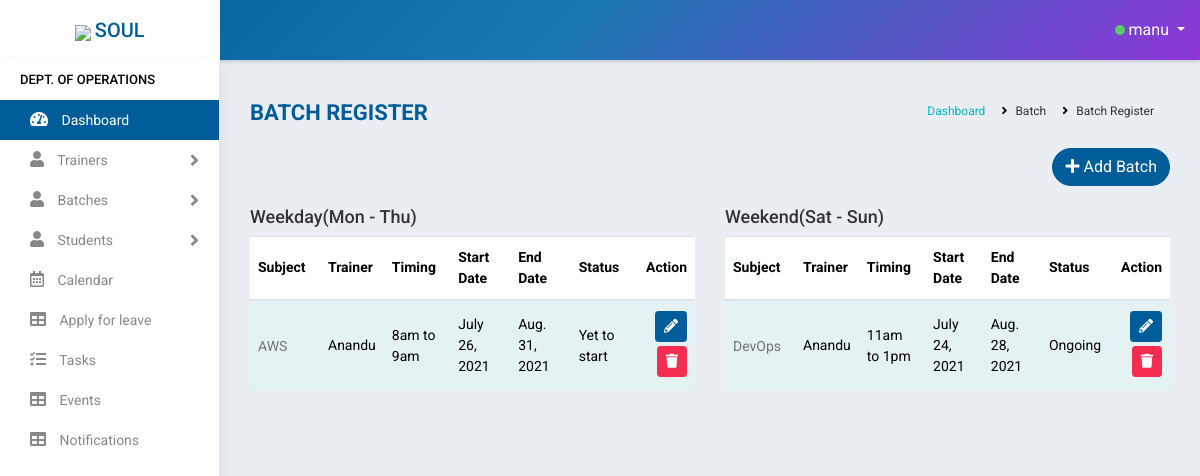
The page /batch_register/ (signed in) on the database its author committed.
### accounts/models.py (models this page shows, shortened)
class Batch(models.Model):
    mod_value= [
    ('1', 'Weekday'),
    ('2', 'Weekend')
    ]
    status_value= [
        ('Yet to start', 'Yet to start'),
        ('Ongoing', 'Ongoing'),
        ('Completed', 'Completed'),
    ]
    subject = models.ForeignKey(Courses,on_delete=models.CASCADE,null=True)
    trainer = models.ForeignKey(Staff,on_delete=models.CASCADE,null=True,limit_choices_to={'stype':"3"})
    timing = models.CharField(max_length=100, null=True)
    start_date = models.DateField(null=True)
    end_date = models.DateField(null=True)
    mode = models.CharField(max_length=100,choices=mod_value,default=1)
    status = models.CharField(max_length=100,choices=status_value)

class Courses(models.Model):
    name = models.CharField(max_length=300,null=True)
    fee = models.CharField(max_length=6)
    def __str__(self):
        return self.name

class Staff(models.Model):
    value= [
    ('1', 'Operations'),
    ('2', 'Sales'),
    ('3', 'Trainer'),
    ('4', 'Admin'),
]
    user = models.OneToOneField(User,on_delete=models.CASCADE,null=True)
    name = models.CharField(max_length=100,null=True)
    mobile = models.CharField(max_length=10,null=True)
    city = models.CharField(max_length=100,null=True)
    stype = models.CharField(max_length=100,null=True,choices=value)
    def __str__(self):
        return self.name

### accounts/views.py (the view)
# urls.py: path('batch_register/', AllBatchView.as_view(),name='batch_register'),
class AllBatchView(View):
    def get(self, request):
        user=request.user
        if user.is_authenticated:
            s= Staff.objects.get(user=user)
            if s.stype == "1":
                b=Batch.objects.filter(mode="1")
                c=Batch.objects.filter(mode="2")
                return render(request,'accounts/all_batches.html',{'b':b,'c':c})
            else:
                return redirect('home')
        else:
            return redirect('logout')

### accounts/templates/accounts/all_batches.html (shortened to what this page needs)
{% extends 'accounts/main.html' %}
    {% block content %}
<div class="main-wrapper">
    {% include 'accounts/navbar.html' %}
    {% include 'accounts/sidebar_operations.html' %}
    <div class="page-wrapper">
        <div class="content container-fluid">
            <div class="page-header">
                <div class="row">
                    <div class="col-lg-7 col-md-12 col-sm-12 col-12">
                        <h5 class="text-uppercase">Batch Register</h5>
                    </div>
                    <div class="col-lg-5 col-md-12 col-sm-12 col-12">
                        <ul class="list-inline breadcrumb float-right">
                        <li class="list-inline-item"><a href="{% url 'operations_dashboard' %}">Dashboard</a></li>
                        <li class="list-inline-item">Batch</li>
                        <li class="list-inline-item">Batch Register</li>
                        </ul>
                    </div>
                </div>
            </div>
            <div class="row">
                <div class="col-sm-4 col-3"></div>
                <div class="col-sm-8 col-9 text-right m-b-20">
                    <a href="{% url 'batch_creation_form' %}" class="btn btn-primary float-right btn-rounded"><i class="fas fa-plus"></i> Add Batch</a>
                </div>
            </div>
                <div class="row">
                    <div class="col-12 col-md-6">
                        <div class="table-responsive">
                            <h4>Weekday(Mon - Thu)</h4>
                        <table class="table table-striped custom-table datatable">
                            <thead>
                                <tr>
                                    <th style="min-width:70px;">Subject</th>
                                    <th style="min-width:50px;">Trainer</th>
                                    <th style="min-width:50px;">Timing</th>
                                    <th style="min-width:50px;">Start Date</th>
                                    <th style="min-width:50px;">End Date</th>
                                    <th style="min-width:50px;">Status</th>
                                    <th class="text-right">Action</th>
                                </tr>
                            </thead>
                            <tbody>
                                {% for i in b %}
                                <tr>
                                    <td><h2><a href="">{{i.subject}}</a></h2></td>
                                    <td>{{i.trainer}}</td>
                                    <td>{{i.timing}}</td>
                                    <td>{{i.start_date}}</td>
                                    <td>{{i.end_date}}</td>
                                    <td>{{i.status}}</td>
                                    <td class="text-right">
                                    <a href="{%url 'batch_edit' i.id %}" class="btn btn-primary btn-sm mb-1">
                                    <i class="fas fa-pencil-alt" aria-hidden="true"></i>
                                    </a>
                                    <button type="submit" data-toggle="modal" data-target="#delete_employee" class="btn btn-danger btn-sm mb-1">
                                    <i class="fas fa-trash" aria-hidden="true"></i>
                                    </button>
                                    </td>
                                </tr>
                                {%  endfor %}
                            </tbody>
                        </table>
                        </div>
                    </div>
                    <div class="col-12 col-md-6">
                        <div class="table-responsive">
                            <h4>Weekend(Sat - Sun)</h4>
                        <table class="table table-striped custom-table datatable">
                            <thead>
                                <tr>
                                    <th style="min-width:70px;">Subject</th>
                                    <th style="min-width:50px;">Trainer</th>
                                    <th style="min-width:50px;">Timing</th>
                                    <th style="min-width:50px;">Start Date</th>
                                    <th style="min-width:50px;">End Date</th>
                                    <th style="min-width:50px;">Status</th>
                                    <th class="text-right">Action</th>
                                </tr>
                            </thead>
                            <tbody>
                                {% for i in c %}
                                <tr>
                                    <td><h2><a href="">{{i.subject}}</a></h2></td>
                                    <td>{{i.trainer}}</td>
                                    <td>{{i.timing}}</td>
                                    <td>{{i.start_date}}</td>
                                    <td>{{i.end_date}}</td>
                                    <td>{{i.status}}</td>
                                    <td class="text-right">
                                    <a href="{%url 'batch_edit' i.id %}" class="btn btn-primary btn-sm mb-1">
                                    <i class="fas fa-pencil-alt" aria-hidden="true"></i>
                                    </a>
                                    <button type="submit" data-toggle="modal" data-target="#delete_employee" class="btn btn-danger btn-sm mb-1">
                                    <i class="fas fa-trash" aria-hidden="true"></i>
                                    </button>
                                    </td>
                                </tr>
                                {%  endfor %}
                            </tbody>
                        </table>
                        </div>
                    </div>
        </div>
    </div>
</div>
{% endblock %}

### accounts/templates/accounts/main.html (shortened to what this page needs)
{% load static %}
<!DOCTYPE html>
<html>
<head>
    <link rel="stylesheet" href="https://cdnjs.cloudflare.com/ajax/libs/font-awesome/5.15.3/css/all.min.css" />
	<link rel="stylesheet" type="text/css" href="{% static 'assets/css/bootstrap.min.css' %}">
	<link rel="stylesheet" type="text/css" href="{% static 'assets/plugins/fontawesome/css/all.min.css' %}">
	<link rel="stylesheet" type="text/css" href="{% static 'assets/plugins/fontawesome/css/fontawesome.min.css' %}">
	<link rel="stylesheet" type="text/css" href="{% static 'assets/css/fullcalendar.min.css' %}">
	<link rel="stylesheet" type="text/css" href="{% static 'assets/css/dataTables.bootstrap4.min.css' %}">
	<link rel="stylesheet" type="text/css" href="{% static 'assets/css/select2.min.css' %}">
	<link rel="stylesheet" type="text/css" href="{% static 'assets/css/bootstrap-datetimepicker.min.css' %}">
	<link rel="stylesheet" type="text/css" href="{% static 'assets/plugins/morris/morris.css' %}">
	<link rel="stylesheet" type="text/css" href="{% static 'assets/css/style.css' %}">
</head>
<body>
    {% block content %}
    {% endblock %}
</body>
</html>

### accounts/templates/accounts/navbar.html (shortened to what this page needs)
<div class="header">
    <div class="header-left">
        <a href="https://www.teqstories.com" class="logo">
            <img src="https://www.teqstories.com/assets/images/Blue.png" style="height: 40px;width:auto;">
            <span class="text-uppercase">Soul</span>
        </a>
    </div>
    <div class="page-title-box float-left">
    </div>
    <ul class="nav user-menu float-right">
        <li class="nav-item dropdown has-arrow">
            <a href="#" class="dropdown-toggle nav-link user-link" data-toggle="dropdown">
                    <span class="status online"></span></span>
                <span>{{request.user}}</span>
            </a>
        </li>
    </ul>
</div>

### accounts/templates/accounts/sidebar_operations.html (shortened to what this page needs)
<div class="sidebar" id="sidebar">
    <div class="sidebar-inner slimscroll">
        <div id="sidebar-menu" class="sidebar-menu">
            <ul>
                <li class="menu-title">Dept. of OPERATIONS</li>
                <li class="active">
                    <a href="{% url 'operations_dashboard' %}"><i class="fas fa-tachometer-alt" aria-hidden="true"></i> Dashboard</a>
                </li>
                <li class="">
                    <a href="#"><i class="fas fa-user" aria-hidden="true"></i> <span> Trainers</span> <span
                            class="menu-arrow"></span></a>
                </li>
                <li class="submenu">
                    <a href="#"><i class="fas fa-user" aria-hidden="true"></i> <span>Batches</span> <span
                            class="menu-arrow"></span></a>
                </li>
                <li class="submenu">
                    <a href="#"><i class="fas fa-user" aria-hidden="true"></i> <span> Students</span> <span
                            class="menu-arrow"></span></a>
                </li>
                <li>
                    <a href="calendar.html" style="width: 80%; display: inline-block;"><i
                            class="far fa-calendar-alt" aria-hidden="true"></i> Calendar</a>
                </li>
                <li>
                    <a href="exam-list.html"><i class="fas fa-table" aria-hidden="true"></i> Apply for leave</a>
                </li>
                <li>
                    <a href="holidays.html"><i class="fas fa-tasks" aria-hidden="true"></i> Tasks</a>
                </li>
                <li>
                    <a href="calendar.html"><i class="fas fa-table" aria-hidden="true"></i> Events</a>
                </li>
                <li>
                    <a href="calendar.html"><i class="fas fa-table" aria-hidden="true"></i> Notifications</a>
                </li>
                    </ul>
        </div>
    </div>
</div>

### rows shown on the page
Batch: subject "AWS", trainer "Anandu", timing "8am to 9am", start_date "July 26, 2021", end_date "Aug. 31, 2021", status "Yet to start"
Batch: subject "DevOps", trainer "Anandu", timing "11am to 1pm", start_date "July 24, 2021", end_date "Aug. 28, 2021", status "Ongoing"

### other values the page prints
{{ request.user }} "manu"
